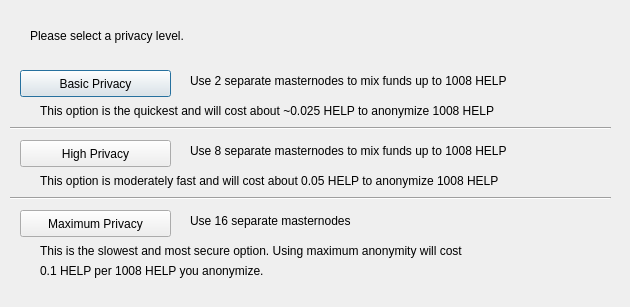
<?xml version="1.0" encoding="UTF-8"?>
<ui version="4.0">
 <class>DarksendConfig</class>
 <widget class="QDialog" name="DarksendConfig">
  <property name="geometry">
   <rect>
    <x>0</x>
    <y>0</y>
    <width>630</width>
    <height>307</height>
   </rect>
  </property>
  <property name="windowTitle">
   <string>Configure PrivateSend</string>
  </property>
  <widget class="QPushButton" name="buttonBasic">
   <property name="geometry">
    <rect>
     <x>20</x>
     <y>70</y>
     <width>151</width>
     <height>27</height>
    </rect>
   </property>
   <property name="text">
    <string>Basic Privacy</string>
   </property>
  </widget>
  <widget class="QPushButton" name="buttonHigh">
   <property name="geometry">
    <rect>
     <x>20</x>
     <y>140</y>
     <width>151</width>
     <height>27</height>
    </rect>
   </property>
   <property name="text">
    <string>High Privacy</string>
   </property>
  </widget>
  <widget class="QPushButton" name="buttonMax">
   <property name="geometry">
    <rect>
     <x>20</x>
     <y>210</y>
     <width>151</width>
     <height>27</height>
    </rect>
   </property>
   <property name="text">
    <string>Maximum Privacy</string>
   </property>
  </widget>
  <widget class="QLabel" name="label">
   <property name="geometry">
    <rect>
     <x>30</x>
     <y>20</y>
     <width>571</width>
     <height>31</height>
    </rect>
   </property>
   <property name="text">
    <string>Please select a privacy level.</string>
   </property>
  </widget>
  <widget class="QLabel" name="label_2">
   <property name="geometry">
    <rect>
     <x>190</x>
     <y>70</y>
     <width>421</width>
     <height>21</height>
    </rect>
   </property>
   <property name="text">
    <string>Use 2 separate masternodes to mix funds up to 1008 HELP</string>
   </property>
  </widget>
  <widget class="QLabel" name="label_3">
   <property name="geometry">
    <rect>
     <x>190</x>
     <y>140</y>
     <width>411</width>
     <height>21</height>
    </rect>
   </property>
   <property name="text">
    <string>Use 8 separate masternodes to mix funds up to 1008 HELP</string>
   </property>
  </widget>
  <widget class="QLabel" name="label_4">
   <property name="geometry">
    <rect>
     <x>190</x>
     <y>210</y>
     <width>421</width>
     <height>21</height>
    </rect>
   </property>
   <property name="text">
    <string>Use 16 separate masternodes</string>
   </property>
  </widget>
  <widget class="QLabel" name="label_6">
   <property name="geometry">
    <rect>
     <x>40</x>
     <y>100</y>
     <width>561</width>
     <height>21</height>
    </rect>
   </property>
   <property name="text">
    <string>This option is the quickest and will cost about ~0.025 HELP to anonymize 1008 HELP</string>
   </property>
  </widget>
  <widget class="QLabel" name="label_7">
   <property name="geometry">
    <rect>
     <x>40</x>
     <y>170</y>
     <width>561</width>
     <height>21</height>
    </rect>
   </property>
   <property name="text">
    <string>This option is moderately fast and will cost about 0.05 HELP to anonymize 1008 HELP</string>
   </property>
  </widget>
  <widget class="QLabel" name="label_8">
   <property name="geometry">
    <rect>
     <x>40</x>
     <y>240</y>
     <width>561</width>
     <height>21</height>
    </rect>
   </property>
   <property name="text">
    <string>This is the slowest and most secure option. Using maximum anonymity will cost</string>
   </property>
  </widget>
  <widget class="QLabel" name="label_9">
   <property name="geometry">
    <rect>
     <x>40</x>
     <y>260</y>
     <width>561</width>
     <height>21</height>
    </rect>
   </property>
   <property name="text">
    <string>0.1 HELP per 1008 HELP you anonymize.</string>
   </property>
  </widget>
  <widget class="Line" name="line">
   <property name="geometry">
    <rect>
     <x>10</x>
     <y>120</y>
     <width>601</width>
     <height>16</height>
    </rect>
   </property>
   <property name="orientation">
    <enum>Qt::Horizontal</enum>
   </property>
  </widget>
  <widget class="Line" name="line_2">
   <property name="geometry">
    <rect>
     <x>10</x>
     <y>190</y>
     <width>601</width>
     <height>16</height>
    </rect>
   </property>
   <property name="orientation">
    <enum>Qt::Horizontal</enum>
   </property>
  </widget>
 </widget>
 <resources/>
 <connections/>
</ui>
